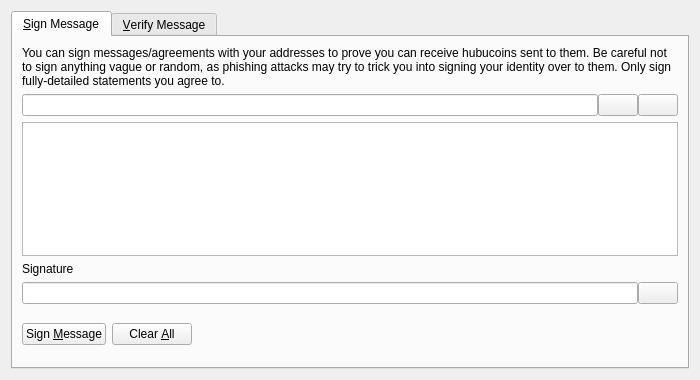
<?xml version="1.0" encoding="UTF-8"?>
<ui version="4.0">
 <class>SignVerifyMessageDialog</class>
 <widget class="QDialog" name="SignVerifyMessageDialog">
  <property name="geometry">
   <rect>
    <x>0</x>
    <y>0</y>
    <width>700</width>
    <height>380</height>
   </rect>
  </property>
  <property name="windowTitle">
   <string>Signatures - Sign / Verify a Message</string>
  </property>
  <property name="modal">
   <bool>true</bool>
  </property>
  <layout class="QVBoxLayout" name="verticalLayout">
   <item>
    <widget class="QTabWidget" name="tabWidget">
     <property name="currentIndex">
      <number>0</number>
     </property>
     <widget class="QWidget" name="tabSignMessage">
      <attribute name="title">
       <string>&amp;Sign Message</string>
      </attribute>
      <layout class="QVBoxLayout" name="verticalLayout_SM">
       <item>
        <widget class="QLabel" name="infoLabel_SM">
         <property name="text">
          <string>You can sign messages/agreements with your addresses to prove you can receive hubucoins sent to them. Be careful not to sign anything vague or random, as phishing attacks may try to trick you into signing your identity over to them. Only sign fully-detailed statements you agree to.</string>
         </property>
         <property name="textFormat">
          <enum>Qt::PlainText</enum>
         </property>
         <property name="wordWrap">
          <bool>true</bool>
         </property>
        </widget>
       </item>
       <item>
        <layout class="QHBoxLayout" name="horizontalLayout_1_SM">
         <property name="spacing">
          <number>0</number>
         </property>
         <item>
          <widget class="QValidatedLineEdit" name="addressIn_SM">
           <property name="toolTip">
            <string>The Hubucoin address to sign the message with</string>
           </property>
          </widget>
         </item>
         <item>
          <widget class="QPushButton" name="addressBookButton_SM">
           <property name="toolTip">
            <string>Choose previously used address</string>
           </property>
           <property name="text">
            <string/>
           </property>
           <property name="icon">
            <iconset resource="../bitcoin.qrc">
             <normaloff>:/icons/address-book</normaloff>:/icons/address-book</iconset>
           </property>
           <property name="shortcut">
            <string>Alt+A</string>
           </property>
           <property name="autoDefault">
            <bool>false</bool>
           </property>
          </widget>
         </item>
         <item>
          <widget class="QPushButton" name="pasteButton_SM">
           <property name="toolTip">
            <string>Paste address from clipboard</string>
           </property>
           <property name="text">
            <string/>
           </property>
           <property name="icon">
            <iconset resource="../bitcoin.qrc">
             <normaloff>:/icons/editpaste</normaloff>:/icons/editpaste</iconset>
           </property>
           <property name="shortcut">
            <string>Alt+P</string>
           </property>
           <property name="autoDefault">
            <bool>false</bool>
           </property>
          </widget>
         </item>
        </layout>
       </item>
       <item>
        <widget class="QPlainTextEdit" name="messageIn_SM">
         <property name="toolTip">
          <string>Enter the message you want to sign here</string>
         </property>
        </widget>
       </item>
       <item>
        <widget class="QLabel" name="signatureLabel_SM">
         <property name="text">
          <string>Signature</string>
         </property>
         <property name="textFormat">
          <enum>Qt::PlainText</enum>
         </property>
        </widget>
       </item>
       <item>
        <layout class="QHBoxLayout" name="horizontalLayout_2_SM">
         <property name="spacing">
          <number>0</number>
         </property>
         <item>
          <widget class="QLineEdit" name="signatureOut_SM">
           <property name="font">
            <font>
             <italic>true</italic>
            </font>
           </property>
           <property name="readOnly">
            <bool>true</bool>
           </property>
          </widget>
         </item>
         <item>
          <widget class="QPushButton" name="copySignatureButton_SM">
           <property name="toolTip">
            <string>Copy the current signature to the system clipboard</string>
           </property>
           <property name="text">
            <string/>
           </property>
           <property name="icon">
            <iconset resource="../bitcoin.qrc">
             <normaloff>:/icons/editcopy</normaloff>:/icons/editcopy</iconset>
           </property>
           <property name="autoDefault">
            <bool>false</bool>
           </property>
          </widget>
         </item>
        </layout>
       </item>
       <item>
        <layout class="QHBoxLayout" name="horizontalLayout_3_SM">
         <item>
          <widget class="QPushButton" name="signMessageButton_SM">
           <property name="toolTip">
            <string>Sign the message to prove you own this Hubucoin address</string>
           </property>
           <property name="text">
            <string>Sign &amp;Message</string>
           </property>
           <property name="icon">
            <iconset resource="../bitcoin.qrc">
             <normaloff>:/icons/edit</normaloff>:/icons/edit</iconset>
           </property>
           <property name="autoDefault">
            <bool>false</bool>
           </property>
          </widget>
         </item>
         <item>
          <widget class="QPushButton" name="clearButton_SM">
           <property name="toolTip">
            <string>Reset all sign message fields</string>
           </property>
           <property name="text">
            <string>Clear &amp;All</string>
           </property>
           <property name="icon">
            <iconset resource="../bitcoin.qrc">
             <normaloff>:/icons/remove</normaloff>:/icons/remove</iconset>
           </property>
           <property name="autoDefault">
            <bool>false</bool>
           </property>
          </widget>
         </item>
         <item>
          <spacer name="horizontalSpacer_1_SM">
           <property name="orientation">
            <enum>Qt::Horizontal</enum>
           </property>
           <property name="sizeHint" stdset="0">
            <size>
             <width>40</width>
             <height>48</height>
            </size>
           </property>
          </spacer>
         </item>
         <item>
          <widget class="QLabel" name="statusLabel_SM">
           <property name="font">
            <font>
             <weight>75</weight>
             <bold>true</bold>
            </font>
           </property>
           <property name="text">
            <string/>
           </property>
           <property name="wordWrap">
            <bool>true</bool>
           </property>
          </widget>
         </item>
         <item>
          <spacer name="horizontalSpacer_2_SM">
           <property name="orientation">
            <enum>Qt::Horizontal</enum>
           </property>
           <property name="sizeHint" stdset="0">
            <size>
             <width>40</width>
             <height>48</height>
            </size>
           </property>
          </spacer>
         </item>
        </layout>
       </item>
      </layout>
     </widget>
     <widget class="QWidget" name="tabVerifyMessage">
      <attribute name="title">
       <string>&amp;Verify Message</string>
      </attribute>
      <layout class="QVBoxLayout" name="verticalLayout_VM">
       <item>
        <widget class="QLabel" name="infoLabel_VM">
         <property name="text">
          <string>Enter the receiver's address, message (ensure you copy line breaks, spaces, tabs, etc. exactly) and signature below to verify the message. Be careful not to read more into the signature than what is in the signed message itself, to avoid being tricked by a man-in-the-middle attack. Note that this only proves the signing party receives with the address, it cannot prove sendership of any transaction!</string>
         </property>
         <property name="textFormat">
          <enum>Qt::PlainText</enum>
         </property>
         <property name="alignment">
          <set>Qt::AlignLeading|Qt::AlignLeft|Qt::AlignTop</set>
         </property>
         <property name="wordWrap">
          <bool>true</bool>
         </property>
        </widget>
       </item>
       <item>
        <layout class="QHBoxLayout" name="horizontalLayout_1_VM">
         <property name="spacing">
          <number>0</number>
         </property>
         <item>
          <widget class="QValidatedLineEdit" name="addressIn_VM">
           <property name="toolTip">
            <string>The Hubucoin address the message was signed with</string>
           </property>
          </widget>
         </item>
         <item>
          <widget class="QPushButton" name="addressBookButton_VM">
           <property name="toolTip">
            <string>Choose previously used address</string>
           </property>
           <property name="text">
            <string/>
           </property>
           <property name="icon">
            <iconset resource="../bitcoin.qrc">
             <normaloff>:/icons/address-book</normaloff>:/icons/address-book</iconset>
           </property>
           <property name="shortcut">
            <string>Alt+A</string>
           </property>
           <property name="autoDefault">
            <bool>false</bool>
           </property>
          </widget>
         </item>
        </layout>
       </item>
       <item>
        <widget class="QPlainTextEdit" name="messageIn_VM"/>
       </item>
       <item>
        <widget class="QValidatedLineEdit" name="signatureIn_VM"/>
       </item>
       <item>
        <layout class="QHBoxLayout" name="horizontalLayout_2_VM">
         <item>
          <widget class="QPushButton" name="verifyMessageButton_VM">
           <property name="toolTip">
            <string>Verify the message to ensure it was signed with the specified Hubucoin address</string>
           </property>
           <property name="text">
            <string>Verify &amp;Message</string>
           </property>
           <property name="icon">
            <iconset resource="../bitcoin.qrc">
             <normaloff>:/icons/transaction_0</normaloff>:/icons/transaction_0</iconset>
           </property>
           <property name="autoDefault">
            <bool>false</bool>
           </property>
          </widget>
         </item>
         <item>
          <widget class="QPushButton" name="clearButton_VM">
           <property name="toolTip">
            <string>Reset all verify message fields</string>
           </property>
           <property name="text">
            <string>Clear &amp;All</string>
           </property>
           <property name="icon">
            <iconset resource="../bitcoin.qrc">
             <normaloff>:/icons/remove</normaloff>:/icons/remove</iconset>
           </property>
           <property name="autoDefault">
            <bool>false</bool>
           </property>
          </widget>
         </item>
         <item>
          <spacer name="horizontalSpacer_1_VM">
           <property name="orientation">
            <enum>Qt::Horizontal</enum>
           </property>
           <property name="sizeHint" stdset="0">
            <size>
             <width>40</width>
             <height>48</height>
            </size>
           </property>
          </spacer>
         </item>
         <item>
          <widget class="QLabel" name="statusLabel_VM">
           <property name="font">
            <font>
             <weight>75</weight>
             <bold>true</bold>
            </font>
           </property>
           <property name="text">
            <string/>
           </property>
           <property name="wordWrap">
            <bool>true</bool>
           </property>
          </widget>
         </item>
         <item>
          <spacer name="horizontalSpacer_2_VM">
           <property name="orientation">
            <enum>Qt::Horizontal</enum>
           </property>
           <property name="sizeHint" stdset="0">
            <size>
             <width>40</width>
             <height>48</height>
            </size>
           </property>
          </spacer>
         </item>
        </layout>
       </item>
      </layout>
     </widget>
    </widget>
   </item>
  </layout>
 </widget>
 <customwidgets>
  <customwidget>
   <class>QValidatedLineEdit</class>
   <extends>QLineEdit</extends>
   <header>qt/qvalidatedlineedit.h</header>
  </customwidget>
 </customwidgets>
 <resources>
  <include location="../bitcoin.qrc"/>
 </resources>
 <connections/>
</ui>
